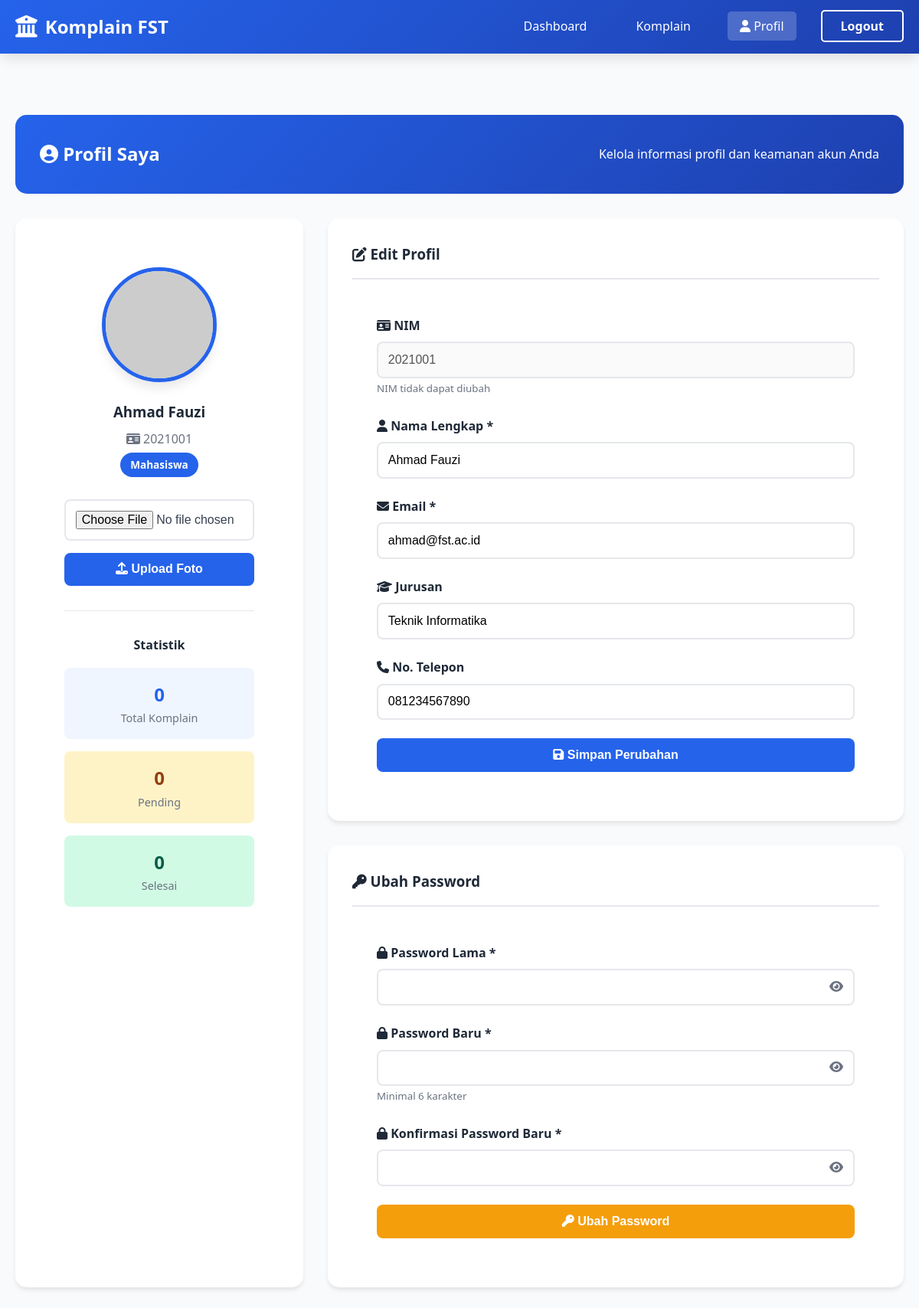
Page /profil.php (signed in) on the committed database.
### tables this page shows
CREATE TABLE IF NOT EXISTS users (
    id INT PRIMARY KEY AUTO_INCREMENT,
    nim VARCHAR(20) UNIQUE NOT NULL,
    nama VARCHAR(100) NOT NULL,
    email VARCHAR(100) UNIQUE NOT NULL,
    password VARCHAR(255) NOT NULL,
    jurusan VARCHAR(50) NOT NULL,
    no_telp VARCHAR(15),
    role ENUM('mahasiswa', 'admin') DEFAULT 'mahasiswa',
    foto_profil VARCHAR(255) DEFAULT 'default.jpg',
    created_at TIMESTAMP DEFAULT CURRENT_TIMESTAMP
);

### profil.php (the view, shortened to what this page needs)
<?php
require_once 'config.php';
$user_id = $_SESSION['user_id'];
$user_query = mysqli_query($conn, "SELECT * FROM users WHERE id = $user_id");
$user = mysqli_fetch_assoc($user_query);
$stats = [];
if($user['role'] == 'mahasiswa') {
    $stats['total_komplain'] = mysqli_fetch_assoc(mysqli_query($conn, "SELECT COUNT(*) as total FROM komplain WHERE user_id=$user_id"))['total'];
    $stats['pending'] = mysqli_fetch_assoc(mysqli_query($conn, "SELECT COUNT(*) as total FROM komplain WHERE user_id=$user_id AND status='pending'"))['total'];
    $stats['selesai'] = mysqli_fetch_assoc(mysqli_query($conn, "SELECT COUNT(*) as total FROM komplain WHERE user_id=$user_id AND status='selesai'"))['total'];
}
?>
<!DOCTYPE html>
<html lang="id">
<head>
    <link rel="stylesheet" href="css/style.css">
    <link rel="stylesheet" href="https://cdnjs.cloudflare.com/ajax/libs/font-awesome/6.4.0/css/all.min.css">
</head>
<body>
    <nav class="navbar">
        <div class="container">
            <div class="nav-brand">
                <i class="fas fa-university"></i>
                <span>Komplain FST</span>
            </div>
            <ul class="nav-menu">
                <li><a href="dashboard.php">Dashboard</a></li>
                <li><a href="komplain-saya.php">Komplain</a></li>
                <li><a href="profil.php" class="active"><i class="fas fa-user"></i> Profil</a></li>
                <li><a href="logout.php" class="btn-nav-outline">Logout</a></li>
            </ul>
        </div>
    </nav>
    <section class="dashboard">
        <div class="container">
            <div class="dashboard-header">
                <h1><i class="fas fa-user-circle"></i> Profil Saya</h1>
                <p>Kelola informasi profil dan keamanan akun Anda</p>
            </div>
            <div style="display: grid; grid-template-columns: 1fr 2fr; gap: 2rem; margin-top: 2rem;">
                <div class="card">
                    <div style="text-align: center; padding: 2rem;">
                        <div style="width: 150px; height: 150px; margin: 0 auto 1.5rem; border-radius: 50%; overflow: hidden; border: 5px solid var(--primary); box-shadow: var(--shadow-lg);">
                            <?php
                            $foto_path = file_exists('uploads/profiles/' . $user['foto_profil']) && $user['foto_profil'] != 'default.jpg'
                                ? 'uploads/profiles/' . $user['foto_profil']
                                : 'https://ui-avatars.com/api/?name=' . urlencode($user['nama']) . '&size=200&background=2563eb&color=fff';
                            ?>
                            <img src="<?php echo $foto_path; ?>" alt="Foto Profil" style="width: 100%; height: 100%; object-fit: cover;">
                        </div>
                        <h3 style="color: var(--dark); margin-bottom: 0.5rem;"><?php echo $user['nama']; ?></h3>
                        <p style="color: #6b7280; margin-bottom: 0.5rem;">
                            <i class="fas fa-id-card"></i> <?php echo $user['nim']; ?>
                        </p>
                        <span class="badge" style="background: var(--primary); color: white;">
                            <?php echo ucfirst($user['role']); ?>
                        </span>
                        <form method="POST" enctype="multipart/form-data" style="margin-top: 2rem;">
                            <input type="file" name="foto" accept="image/*" class="form-control" style="margin-bottom: 1rem;">
                            <button type="submit" name="upload_photo" class="btn btn-primary-form btn-block">
                                <i class="fas fa-upload"></i> Upload Foto
                            </button>
                        </form>
                        <?php if($user['role'] == 'mahasiswa'): ?>
                        <div style="margin-top: 2rem; padding-top: 2rem; border-top: 1px solid var(--border);">
                            <h4 style="margin-bottom: 1rem; color: var(--dark);">Statistik</h4>
                            <div style="display: grid; gap: 1rem;">
                                <div style="background: #eff6ff; padding: 1rem; border-radius: 8px;">
                                    <div style="font-size: 1.5rem; font-weight: bold; color: var(--primary);">
                                        <?php echo $stats['total_komplain']; ?>
                                    </div>
                                    <div style="font-size: 0.9rem; color: #6b7280;">Total Komplain</div>
                                </div>
                                <div style="background: #fef3c7; padding: 1rem; border-radius: 8px;">
                                    <div style="font-size: 1.5rem; font-weight: bold; color: #92400e;">
                                        <?php echo $stats['pending']; ?>
                                    </div>
                                    <div style="font-size: 0.9rem; color: #6b7280;">Pending</div>
                                </div>
                                <div style="background: #d1fae5; padding: 1rem; border-radius: 8px;">
                                    <div style="font-size: 1.5rem; font-weight: bold; color: #065f46;">
                                        <?php echo $stats['selesai']; ?>
                                    </div>
                                    <div style="font-size: 0.9rem; color: #6b7280;">Selesai</div>
                                </div>
                            </div>
                        </div>
                        <?php endif; ?>
                    </div>
                </div>
                <div>
                    <div class="card" style="margin-bottom: 2rem;">
                        <div class="card-header">
                            <h3><i class="fas fa-edit"></i> Edit Profil</h3>
                        </div>
                        <div style="padding: 2rem;">
                            <form method="POST">
                                <div class="form-group">
                                    <label for="nim"><i class="fas fa-id-card"></i> NIM</label>
                                    <input type="text" id="nim" class="form-control" value="<?php echo $user['nim']; ?>" disabled>
                                    <small style="color: #6b7280;">NIM tidak dapat diubah</small>
                                </div>
                                <div class="form-group">
                                    <label for="nama"><i class="fas fa-user"></i> Nama Lengkap *</label>
                                    <input type="text" id="nama" name="nama" class="form-control" value="<?php echo $user['nama']; ?>" required>
                                </div>
                                <div class="form-group">
                                    <label for="email"><i class="fas fa-envelope"></i> Email *</label>
                                    <input type="email" id="email" name="email" class="form-control" value="<?php echo $user['email']; ?>" required>
                                </div>
                                <div class="form-group">
                                    <label for="jurusan"><i class="fas fa-graduation-cap"></i> Jurusan</label>
                                    <input type="text" id="jurusan" name="jurusan" class="form-control" value="<?php echo $user['jurusan']; ?>">
                                </div>
                                <div class="form-group">
                                    <label for="no_telp"><i class="fas fa-phone"></i> No. Telepon</label>
                                    <input type="tel" id="no_telp" name="no_telp" class="form-control" value="<?php echo $user['no_telp']; ?>">
                                </div>
                                <button type="submit" name="update_profile" class="btn btn-primary-form btn-block">
                                    <i class="fas fa-save"></i> Simpan Perubahan
                                </button>
                            </form>
                        </div>
                    </div>
                    <div class="card">
                        <div class="card-header">
                            <h3><i class="fas fa-key"></i> Ubah Password</h3>
                        </div>
                        <div style="padding: 2rem;">
                            <form method="POST">
                                <div class="form-group">
                                    <label for="old_password"><i class="fas fa-lock"></i> Password Lama *</label>
                                    <input type="password" id="old_password" name="old_password" class="form-control" required>
                                </div>
                                <div class="form-group">
                                    <label for="new_password"><i class="fas fa-lock"></i> Password Baru *</label>
                                    <input type="password" id="new_password" name="new_password" class="form-control" minlength="6" required>
                                    <small style="color: #6b7280;">Minimal 6 karakter</small>
                                </div>
                                <div class="form-group">
                                    <label for="confirm_password"><i class="fas fa-lock"></i> Konfirmasi Password Baru *</label>
                                    <input type="password" id="confirm_password" name="confirm_password" class="form-control" required>
                                </div>
                                <button type="submit" name="change_password" class="btn btn-warning btn-block">
                                    <i class="fas fa-key"></i> Ubah Password
                                </button>
                            </form>
                        </div>
                    </div>
                </div>
            </div>
        </div>
    </section>
</body>
</html>

### css/style.css (style rules this page uses)
* { margin: 0; padding: 0; box-sizing: border-box; }
:root { --primary: #2563eb; --primary-dark: #1e40af; --secondary: #10b981; --danger: #ef4444; --warning: #f59e0b; --dark: #1f2937; --light: #f9fafb; --white: #ffffff; --text: #374151; --border: #e5e7eb; --shadow: 0 4px 6px -1px rgba(0, 0, 0, 0.1); --shadow-lg: 0 10px 15px -3px rgba(0, 0, 0, 0.1); }
body { font-family: 'Segoe UI', Tahoma, Geneva, Verdana, sans-serif; line-height: 1.6; color: var(--text); background: var(--light); }
.container { max-width: 1200px; margin: 0 auto; padding: 0 20px; }
.navbar { background: linear-gradient(135deg, var(--primary), var(--primary-dark)); color: var(--white); padding: 1rem 0; position: sticky; top: 0; z-index: 1000; box-shadow: var(--shadow-lg); }
.navbar .container { display: flex; justify-content: space-between; align-items: center; }
.nav-brand { display: flex; align-items: center; gap: 10px; font-size: 1.5rem; font-weight: bold; }
.nav-brand i { font-size: 1.8rem; }
.nav-menu { display: flex; list-style: none; gap: 2rem; align-items: center; }
.nav-menu a { color: var(--white); text-decoration: none; transition: all 0.3s; padding: 0.5rem 1rem; border-radius: 5px; }
.nav-menu a:hover, .nav-menu a.active { background: rgba(255, 255, 255, 0.2); }
.btn-nav-outline { border: 2px solid var(--white); padding: 0.5rem 1.5rem !important; border-radius: 25px; font-weight: 600; }
.form-group { margin-bottom: 1.5rem; }
.form-group label { display: block; margin-bottom: 0.5rem; color: var(--dark); font-weight: 600; }
.form-control { width: 100%; padding: 0.8rem; border: 2px solid var(--border); border-radius: 8px; font-size: 1rem; transition: 0.3s; }
.btn { padding: 0.8rem 2rem; border: none; border-radius: 8px; font-size: 1rem; font-weight: 600; cursor: pointer; transition: 0.3s; text-decoration: none; display: inline-block; }
.btn-block { width: 100%; }
.btn-primary-form { background: var(--primary); color: var(--white); }
.btn-warning { background: var(--warning); color: var(--white); }
.dashboard { padding: 80px 0; min-height: 100vh; }
.dashboard-header { background: linear-gradient(135deg, var(--primary), var(--primary-dark)); color: var(--white); padding: 2rem; border-radius: 15px; margin-bottom: 2rem; display: flex; justify-content: space-between; align-items: center; }
.card { background: var(--white); padding: 2rem; border-radius: 15px; box-shadow: var(--shadow); margin-bottom: 2rem; }
.card-header { border-bottom: 2px solid var(--border); padding-bottom: 1rem; margin-bottom: 1rem; }
.card-header h3 { color: var(--dark); }
.badge { padding: 0.4rem 0.8rem; border-radius: 20px; font-size: 0.85rem; font-weight: 600; }

### rows in the picture
users: nama "Ahmad Fauzi", nim "2021001", role "Mahasiswa", email "ahmad@fst.ac.id", jurusan "Teknik Informatika", no_telp "081234567890"

### other values in the picture
$stats['total_komplain'] "0"
$stats['pending'] "0"
$stats['selesai'] "0"
